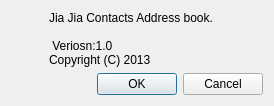
<?xml version="1.0" encoding="UTF-8"?>
<ui version="4.0">
 <class>AboutDialog</class>
 <widget class="QDialog" name="AboutDialog">
  <property name="geometry">
   <rect>
    <x>0</x>
    <y>0</y>
    <width>274</width>
    <height>104</height>
   </rect>
  </property>
  <property name="windowTitle">
   <string>About</string>
  </property>
  <layout class="QGridLayout" name="gridLayout">
   <item row="0" column="0">
    <widget class="QLabel" name="lb_logo">
     <property name="maximumSize">
      <size>
       <width>32</width>
       <height>32</height>
      </size>
     </property>
     <property name="text">
      <string/>
     </property>
     <property name="pixmap">
      <pixmap resource="res.qrc">:/icons/green/address_book.png</pixmap>
     </property>
    </widget>
   </item>
   <item row="0" column="1">
    <widget class="QLabel" name="lb_adbout">
     <property name="text">
      <string>Jia Jia Contacts Address book.
 
 Veriosn:1.0
Copyright (C) 2013</string>
     </property>
     <property name="alignment">
      <set>Qt::AlignLeading|Qt::AlignLeft|Qt::AlignTop</set>
     </property>
    </widget>
   </item>
   <item row="1" column="0" colspan="2">
    <widget class="QDialogButtonBox" name="buttonBox">
     <property name="orientation">
      <enum>Qt::Horizontal</enum>
     </property>
     <property name="standardButtons">
      <set>QDialogButtonBox::Cancel|QDialogButtonBox::Ok</set>
     </property>
    </widget>
   </item>
  </layout>
 </widget>
 <resources>
  <include location="res.qrc"/>
 </resources>
 <connections>
  <connection>
   <sender>buttonBox</sender>
   <signal>accepted()</signal>
   <receiver>AboutDialog</receiver>
   <slot>accept()</slot>
   <hints>
    <hint type="sourcelabel">
     <x>248</x>
     <y>254</y>
    </hint>
    <hint type="destinationlabel">
     <x>157</x>
     <y>274</y>
    </hint>
   </hints>
  </connection>
  <connection>
   <sender>buttonBox</sender>
   <signal>rejected()</signal>
   <receiver>AboutDialog</receiver>
   <slot>reject()</slot>
   <hints>
    <hint type="sourcelabel">
     <x>316</x>
     <y>260</y>
    </hint>
    <hint type="destinationlabel">
     <x>286</x>
     <y>274</y>
    </hint>
   </hints>
  </connection>
 </connections>
</ui>
